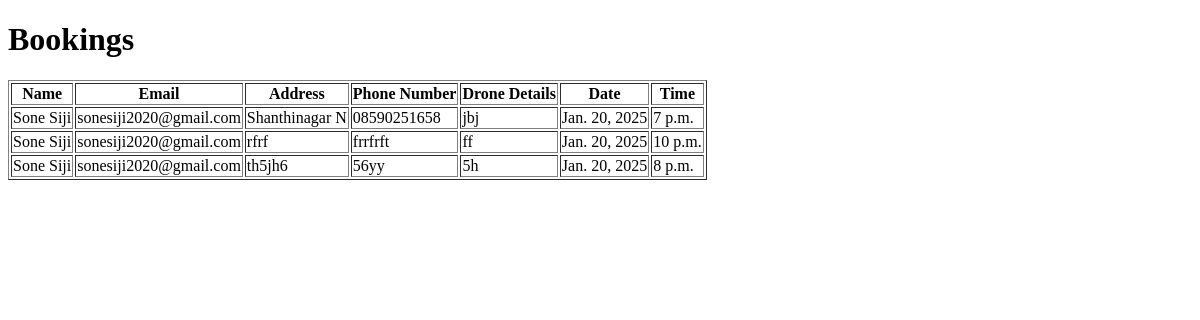
The page /view-bookings/ (signed in) on the database as committed earlier.
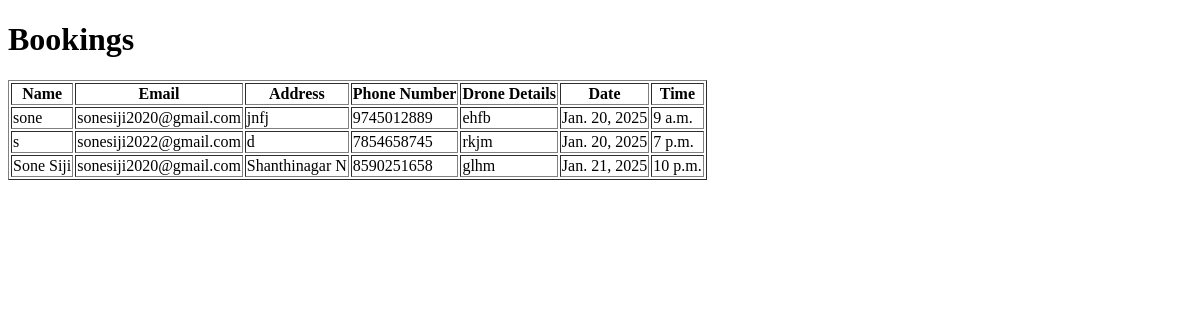
The same page on the database as committed later.
### myapp/models.py (models this page shows, shortened)
class UserBooking(models.Model):
    name = models.CharField(max_length=100)
    email = models.EmailField()
    address = models.TextField()
    phone_number = models.CharField(max_length=15)
    drone_details = models.TextField()
    slot = models.OneToOneField(BookingSlot, on_delete=models.CASCADE)
    slot_date = models.DateField(editable=False)  # New field to store slot date
    created_at = models.DateTimeField(default=now)
    class Meta:
        constraints = [
            models.UniqueConstraint(
                fields=["email", "phone_number", "slot_date"],
                name="unique_booking_per_day_per_user",
            )
        ]

class BookingSlot(models.Model):
    date = models.DateField()
    time = models.TimeField()
    is_booked = models.BooleanField(default=False)
    class Meta:
        constraints = [
            models.UniqueConstraint(fields=["date", "time"], name="unique_slot_per_datetime")
        ]

### myapp/views.py (the view)
# urls.py: path('view-bookings/', view_bookings, name='view_bookings'),  # View user bookings page
@login_required
def view_bookings(request):
    bookings = UserBooking.objects.select_related('slot').all()
    return render(request, 'view_bookings.html', {'bookings': bookings})

### myapp/templates/view_bookings.html (shortened to what this page needs)
<!DOCTYPE html>
<html>
<head>
</head>
<body>
    <h1>Bookings</h1>
    <table border="1">
        <thead>
            <tr>
                <th>Name</th>
                <th>Email</th>
                <th>Address</th>
                <th>Phone Number</th>
                <th>Drone Details</th>
                <th>Date</th>
                <th>Time</th>
            </tr>
        </thead>
        <tbody>
            {% for booking in bookings %}
            <tr>
                <td>{{ booking.name }}</td>
                <td>{{ booking.email }}</td>
                <td>{{ booking.address }}</td>
                <td>{{ booking.phone_number }}</td>
                <td>{{ booking.drone_details }}</td>
                <td>{{ booking.slot.date }}</td>
                <td>{{ booking.slot.time }}</td>
            </tr>
            {% endfor %}
        </tbody>
    </table>
</body>
</html>

Rows that differ between the two databases and show on the page:
removed UserBooking: name "Sone Siji", email "sonesiji2020@gmail.com", address "rfrf", phone_number "frrfrft", drone_details "ff", slot "Jan. 20, 2025", slot.time "10 p.m."
removed UserBooking: name "Sone Siji", email "sonesiji2020@gmail.com", address "th5jh6", phone_number "56yy", drone_details "5h", slot "Jan. 20, 2025", slot.time "8 p.m."
added UserBooking: name "sone", email "sonesiji2020@gmail.com", address "jnfj", phone_number "9745012889", drone_details "ehfb", slot "Jan. 20, 2025", slot.time "9 a.m."
added UserBooking: name "s", email "sonesiji2022@gmail.com", address "d", phone_number "7854658745", drone_details "rkjm", slot "Jan. 20, 2025", slot.time "7 p.m."
changed UserBooking "Sone Siji": phone_number "08590251658" → "8590251658"; drone_details "jbj" → "glhm"; slot "Jan. 20, 2025" → "Jan. 21, 2025"; slot.time "7 p.m." → "10 p.m."
